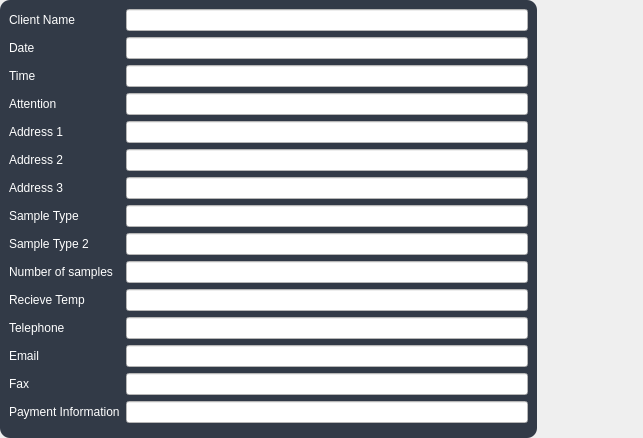
                <widget class="QWidget" name="ClientInfoPage">
                 <layout class="QHBoxLayout" name="horizontalLayout_2">
                  <property name="spacing">
                   <number>-1</number>
                  </property>
                  <property name="leftMargin">
                   <number>0</number>
                  </property>
                  <property name="topMargin">
                   <number>0</number>
                  </property>
                  <property name="rightMargin">
                   <number>0</number>
                  </property>
                  <property name="bottomMargin">
                   <number>0</number>
                  </property>
                  <item>
                   <widget class="QWidget" name="widget_5" native="true">
                    <property name="enabled">
                     <bool>true</bool>
                    </property>
                    <property name="maximumSize">
                     <size>
                      <width>600</width>
                      <height>16777215</height>
                     </size>
                    </property>
                    <property name="styleSheet">
                     <string notr="true">QLineEdit {
	min-width: 400px; 
	background-color: rgb(255, 255, 255);
}

QWidget#widget_5 {
	background-color: #323a47; 
	color:white; 
	border-radius:10px; 
}

QLabel {
	color: white; 
} </string>
                    </property>
                    <layout class="QFormLayout" name="formLayout_2">
                     <property name="labelAlignment">
                      <set>Qt::AlignLeading|Qt::AlignLeft|Qt::AlignVCenter</set>
                     </property>
                     <property name="formAlignment">
                      <set>Qt::AlignLeading|Qt::AlignLeft|Qt::AlignTop</set>
                     </property>
                     <item row="1" column="0">
                      <widget class="QLabel" name="label_2">
                       <property name="text">
                        <string>Client Name </string>
                       </property>
                       <property name="scaledContents">
                        <bool>false</bool>
                       </property>
                      </widget>
                     </item>
                     <item row="1" column="1">
                      <widget class="QLineEdit" name="clientName_1">
                       <property name="minimumSize">
                        <size>
                         <width>402</width>
                         <height>0</height>
                        </size>
                       </property>
                      </widget>
                     </item>
                     <item row="2" column="0">
                      <widget class="QLabel" name="label_3">
                       <property name="text">
                        <string>Date</string>
                       </property>
                      </widget>
                     </item>
                     <item row="2" column="1">
                      <widget class="QLineEdit" name="date_1"/>
                     </item>
                     <item row="3" column="0">
                      <widget class="QLabel" name="label_4">
                       <property name="text">
                        <string>Time</string>
                       </property>
                      </widget>
                     </item>
                     <item row="3" column="1">
                      <widget class="QLineEdit" name="time_1"/>
                     </item>
                     <item row="4" column="0">
                      <widget class="QLabel" name="label_5">
                       <property name="text">
                        <string>Attention</string>
                       </property>
                      </widget>
                     </item>
                     <item row="4" column="1">
                      <widget class="QLineEdit" name="attention_1"/>
                     </item>
                     <item row="5" column="0">
                      <widget class="QLabel" name="label_6">
                       <property name="text">
                        <string>Address 1</string>
                       </property>
                      </widget>
                     </item>
                     <item row="5" column="1">
                      <widget class="QLineEdit" name="addy1_1"/>
                     </item>
                     <item row="6" column="0">
                      <widget class="QLabel" name="label_7">
                       <property name="text">
                        <string>Address 2 </string>
                       </property>
                      </widget>
                     </item>
                     <item row="6" column="1">
                      <widget class="QLineEdit" name="addy2_1"/>
                     </item>
                     <item row="7" column="0">
                      <widget class="QLabel" name="label_8">
                       <property name="text">
                        <string>Address 3 </string>
                       </property>
                      </widget>
                     </item>
                     <item row="7" column="1">
                      <widget class="QLineEdit" name="addy3_1"/>
                     </item>
                     <item row="8" column="0">
                      <widget class="QLabel" name="label_9">
                       <property name="text">
                        <string>Sample Type </string>
                       </property>
                      </widget>
                     </item>
                     <item row="8" column="1">
                      <widget class="QLineEdit" name="sampleType1_1"/>
                     </item>
                     <item row="9" column="0">
                      <widget class="QLabel" name="label_10">
                       <property name="text">
                        <string>Sample Type 2 </string>
                       </property>
                      </widget>
                     </item>
                     <item row="9" column="1">
                      <widget class="QLineEdit" name="sampleType2_1"/>
                     </item>
                     <item row="10" column="0">
                      <widget class="QLabel" name="label_15">
                       <property name="text">
                        <string>Number of samples </string>
                       </property>
                      </widget>
                     </item>
                     <item row="10" column="1">
                      <widget class="QLineEdit" name="totalSamples_1"/>
                     </item>
                     <item row="11" column="0">
                      <widget class="QLabel" name="label_16">
                       <property name="text">
                        <string>Recieve Temp </string>
                       </property>
                      </widget>
                     </item>
                     <item row="11" column="1">
                      <widget class="QLineEdit" name="recvTemp_1"/>
                     </item>
                     <item row="12" column="0">
                      <widget class="QLabel" name="label_17">
                       <property name="text">
                        <string>Telephone </string>
                       </property>
                      </widget>
                     </item>
                     <item row="12" column="1">
                      <widget class="QLineEdit" name="tel_1"/>
                     </item>
                     <item row="13" column="0">
                      <widget class="QLabel" name="label_18">
                       <property name="text">
                        <string>Email</string>
                       </property>
                      </widget>
                     </item>
                     <item row="13" column="1">
                      <widget class="QLineEdit" name="email_1"/>
                     </item>
                     <item row="14" column="0">
                      <widget class="QLabel" name="label_19">
                       <property name="text">
                        <string>Fax</string>
                       </property>
                      </widget>
                     </item>
                     <item row="14" column="1">
                      <widget class="QLineEdit" name="fax_1"/>
                     </item>
                     <item row="15" column="0">
                      <widget class="QLabel" name="label_20">
                       <property name="text">
                        <string>Payment Information</string>
                       </property>
                      </widget>
                     </item>
                     <item row="15" column="1">
                      <widget class="QLineEdit" name="payment_1"/>
                     </item>
                     <item row="16" column="0">
                      <widget class="QWidget" name="widget_6" native="true"/>
                     </item>
                    </layout>
                   </widget>
                  </item>
                  <item alignment="Qt::AlignLeft|Qt::AlignTop">
                   <widget class="QWidget" name="samplesContainer" native="true">
                    <property name="minimumSize">
                     <size>
                      <width>100</width>
                      <height>0</height>
                     </size>
                    </property>
                    <property name="styleSheet">
                     <string notr="true">QLineEdit {
	min-width: 300px; 
	max-width: 400px; 
}
QLabel {
	min-width:100px; 
}</string>
                    </property>
                    <layout class="QFormLayout" name="formLayout_5">
                     <property name="verticalSpacing">
                      <number>5</number>
                     </property>
                    </layout>
                   </widget>
                  </item>
                 </layout>
                </widget>
